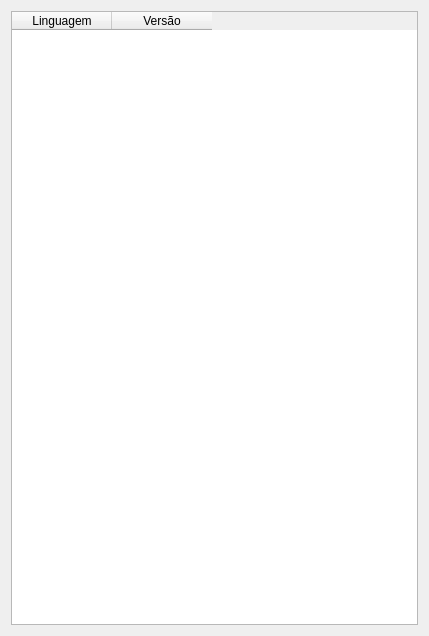
<?xml version="1.0" encoding="UTF-8"?>
<ui version="4.0">
 <class>UsoTableWidgetDialog</class>
 <widget class="QDialog" name="UsoTableWidgetDialog">
  <property name="geometry">
   <rect>
    <x>0</x>
    <y>0</y>
    <width>429</width>
    <height>636</height>
   </rect>
  </property>
  <property name="windowTitle">
   <string>Uso do Componente QTableWidget</string>
  </property>
  <layout class="QVBoxLayout" name="verticalLayout">
   <item>
    <widget class="QTableWidget" name="tbl_linguagens">
     <column>
      <property name="text">
       <string>Linguagem</string>
      </property>
     </column>
     <column>
      <property name="text">
       <string>Versão</string>
      </property>
     </column>
    </widget>
   </item>
  </layout>
 </widget>
 <resources/>
 <connections/>
</ui>
